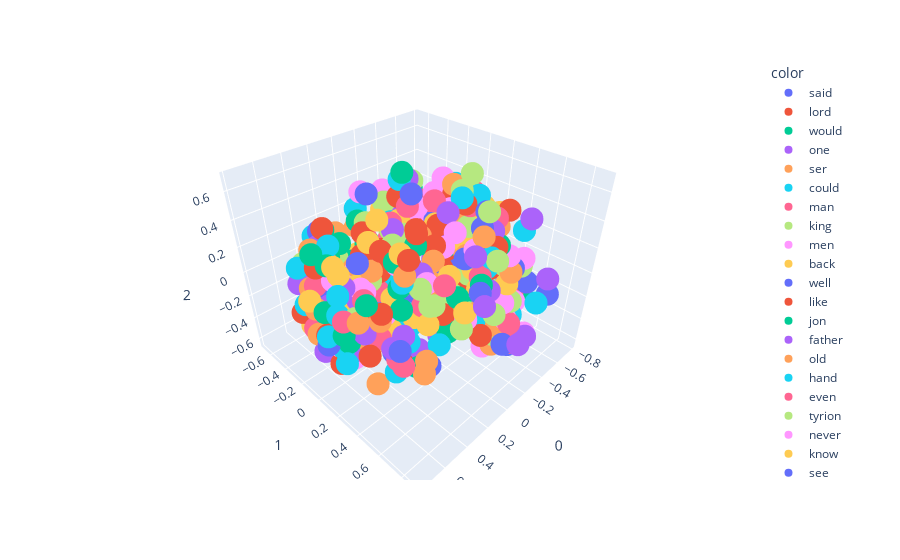

Notebook code for this chart:
### Code cell
import plotly.express as px
fig = px.scatter_3d(X[:500],x=0,y=1,z=2,color = y[:500])
fig.show()
